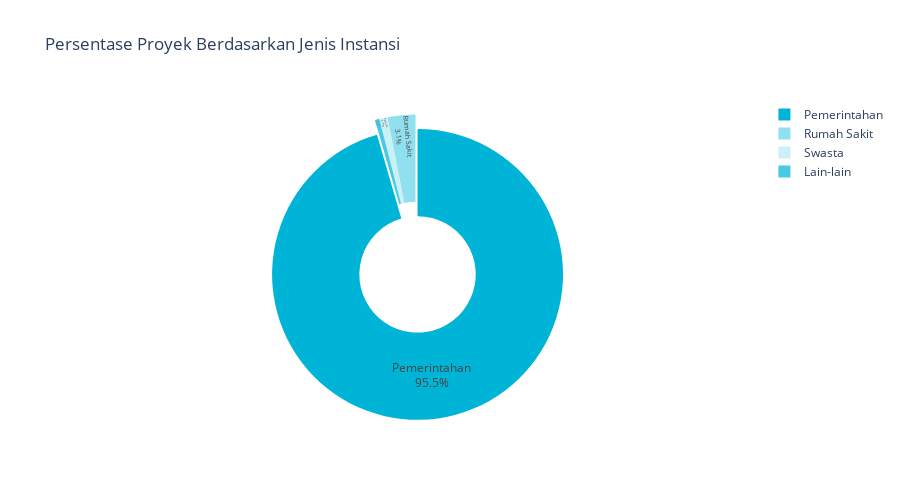

Notebook code for this chart:
### Code cell
# Buat visualisasi pie chart menggunakan plotly
fig_pie = px.pie(
    values=instansi_percent.values,
    names=instansi_percent.index,
    title='Persentase Proyek Berdasarkan Jenis Instansi',
    height=500,
    color_discrete_sequence=['#00B4D8', '#90E0EF', '#CAF0F8', '#48CAE4']
)

# Kustomisasi tampilan
fig_pie.update_traces(
    textposition='inside',
    textinfo='percent+label',
    hole=0.4,
    pull=[0.1 if i == 0 else 0 for i in range(len(instansi_percent))]
)

# Tampilkan chart
fig_pie.show()

# Tampilkan persentase dalam bentuk teks
print("\nPersentase per Jenis Instansi:")
for instansi, persen in instansi_percent.items():
    print(f"{instansi}: {persen}%")

### Figure 1 — Plotly figure (JSON) as saved in the notebook; plotly's stock layout.template omitted (floating-point values rounded to 4 significant figures)
{"data": [{"domain": {"x": [0, 1], "y": [0, 1]}, "hole": 0.4, "hovertemplate": "label=%{label}<br>value=%{value}<extra></extra>", "labels": ["Pemerintahan", "Rumah Sakit", "Swasta", "Lain-lain"], "legendgroup": "", "name": "", "pull": [0.1, 0, 0, 0], "showlegend": true, "textinfo": "percent+label", "textposition": "inside", "type": "pie", "values": [95.5, 3.1, 0.9, 0.5]}], "layout": {"height": 500, "legend": {"tracegroupgap": 0}, "piecolorway": ["#00B4D8", "#90E0EF", "#CAF0F8", "#48CAE4"], "title": {"text": "Persentase Proyek Berdasarkan Jenis Instansi"}}}
